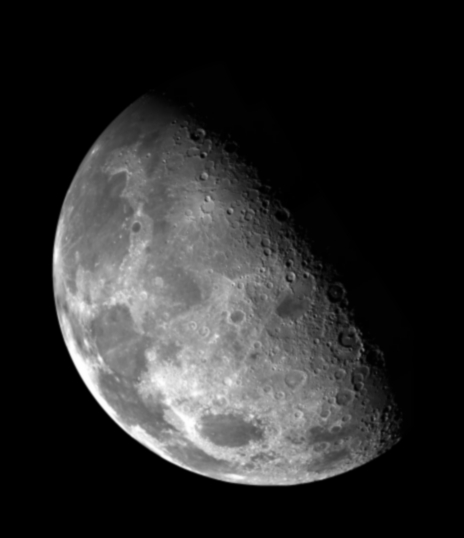
#> input picture image/数字图像处理/04_图像增强之锐化/image_4/moon.jpg, 464 x 538 px, found by its file name
$ python ImageCut.py
#> lines starting #> are read from the running program, lines starting #| are printed output that depends on the picture; after the words box and inside, x2 and y2 are one past the last pixel; in counts of white or black regions, pixels touching at a corner belong together
#> further down, src is the input picture: shape (538, 464, 3); min 0, max 255, mean 42.6
# -*- coding: utf-8 -*-
# Auther : ZhangYiLong
# Mail : 503302425@qq.com
# Date : 2022/12/17 16:25
# File : ImageCut.py

import cv2 as cv
import numpy as np
import matplotlib.pyplot as plt


def watershed_demo(src):
    print(src.shape)
#| (538, 464, 3)
    # blur
    blurred = cv.pyrMeanShiftFiltering(src, 10, 100)
    # gray(binary,img)
    gray = cv.cvtColor(blurred, cv.COLOR_BGR2GRAY)
    # 二值化
    ret, binary = cv.threshold(gray, 0, 255, cv.THRESH_BINARY | cv.THRESH_OTSU)
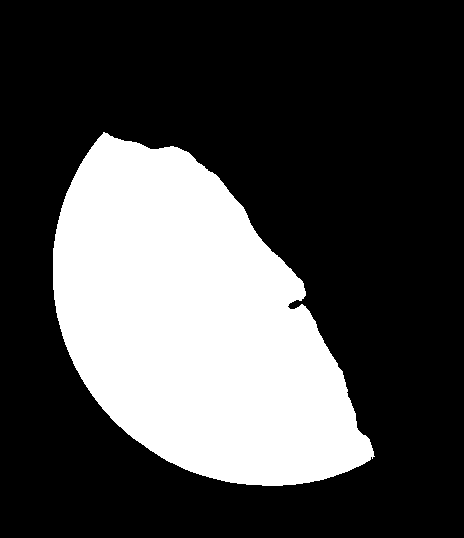
#> binary: shape (538, 464); 29.2% white; 1 white region, box (x1, y1, x2, y2) and area: (53, 132, 375, 486) 72920
#> ret = 69
    cv.imshow("binary", binary)
    # morphology operation
    kernel = cv.getStructuringElement(cv.MORPH_RECT, (3, 3))
    # open
    nb = cv.morphologyEx(binary, cv.MORPH_OPEN, kernel)
#> nb: shape (538, 464); 29.2% white; 1 white region, box (x1, y1, x2, y2) and area: (53, 133, 374, 486) 72913
    # close
    sure_bg = cv.dilate(nb, kernel)
#> sure_bg: shape (538, 464); 29.8% white; 1 white region, box (x1, y1, x2, y2) and area: (52, 132, 375, 487) 74317
    cv.imshow("morph", sure_bg)

    # distance transform
    dist = cv.distanceTransform(sure_bg, cv.DIST_L2, 3)
    cv.imshow("demo", dist)
    dist_output = cv.normalize(dist, 0, 2.0, cv.NORM_MINMAX)
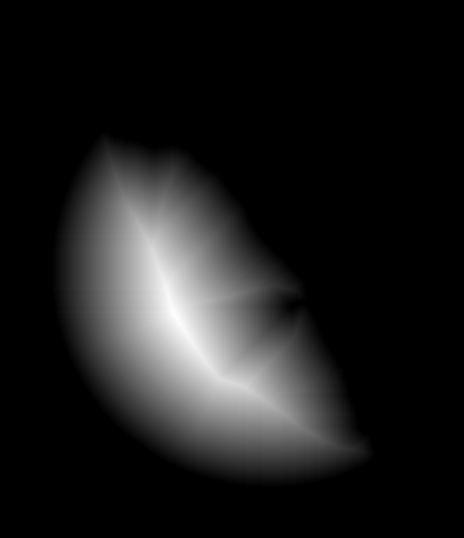
#> dist_output: shape (538, 464) float32; min 0, max 0.0161, mean 0.00181; drawn with min black and max white
    cv.imshow("distance", dist_output)

    ret, surface = cv.threshold(dist, dist.max() * 0.6, 255, cv.THRESH_BINARY)
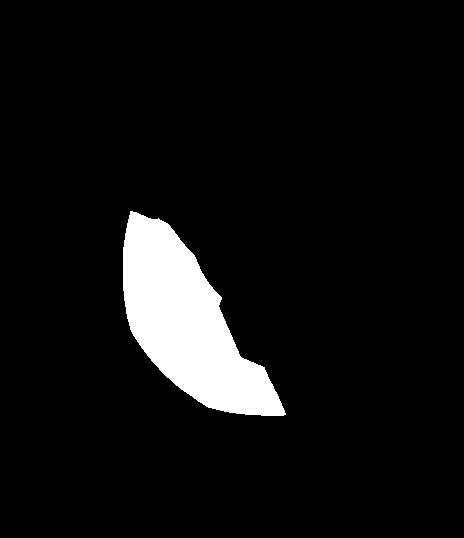
#> surface: shape (538, 464) float32; 6.6% white; 1 white region, box (x1, y1, x2, y2) and area: (123, 211, 286, 416) 16546
#> ret = 68.19
    cv.imshow("surface", surface)

    surface_fg = np.uint8(surface)
    unkown = cv.subtract(sure_bg, surface_fg)
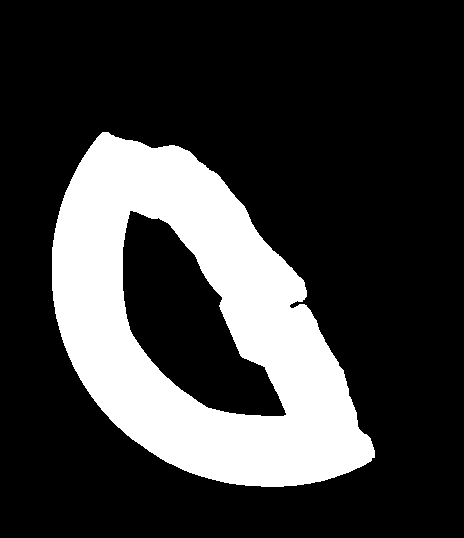
#> unkown: shape (538, 464); 23.1% white; 1 white region, box (x1, y1, x2, y2) and area: (52, 132, 375, 487) 57771
    ret, markers = cv.connectedComponents(surface_fg)
#> ret = 2
    print(ret)
#| 2

    # watershed
    markers = markers + 1
    markers[unkown == 255] = 0
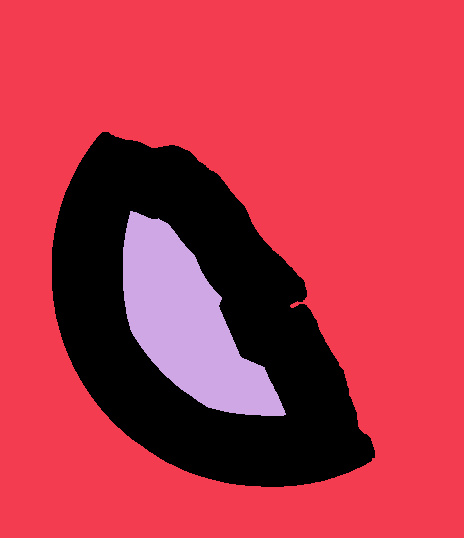
#> markers: shape (538, 464) int32; 3 distinct labels, from 0 to 2; one colour per label, 0 black
    markers = cv.watershed(src, markers=markers)
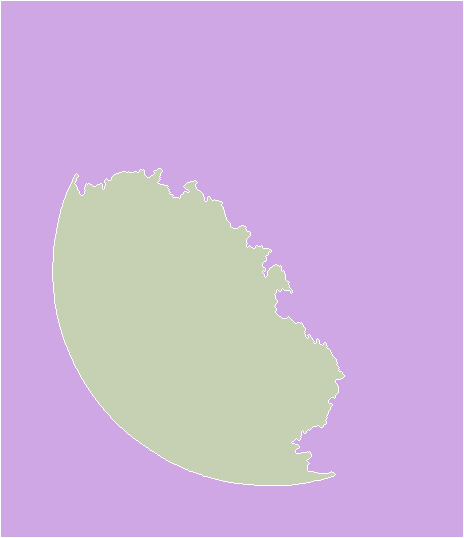
#> markers: shape (538, 464) int32; 3 distinct labels, from -1 to 2; one colour per label, 0 black, -1 white
    src[markers == -1] = [0, 255, 0]
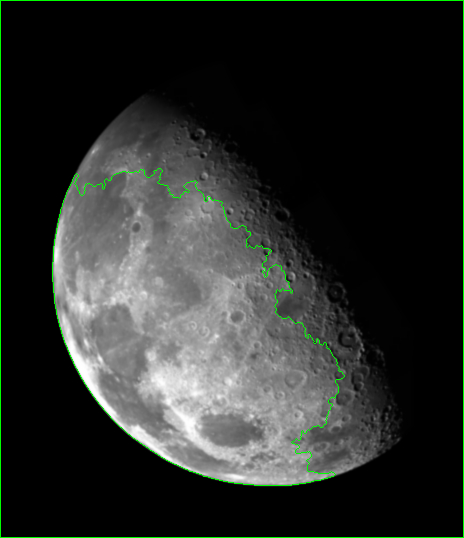
#> src: shape (538, 464, 3); 1.29% of pixels changed, all inside (x1, y1, x2, y2) = (0, 0, 464, 538)
    cv.imshow("result", src)

src = cv.imread(".\image_4\moon.jpg")
watershed_demo(src)
cv.imshow("oringnal", src)

cv.waitKey(0)
cv.destroyAllWindows()

$ run again, with image/数字图像处理/04_图像增强之锐化/image_4/bone-scan-GE.tif saved as image/数字图像处理/04_图像增强之锐化/image_4/moon.jpg
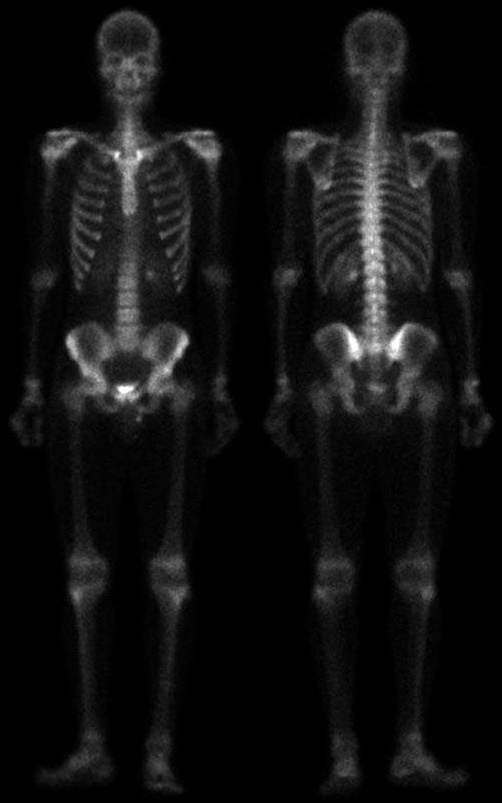
#> input picture image/数字图像处理/04_图像增强之锐化/image_4/bone-scan-GE.tif, 502 x 803 px, found by its file name
#> src is the input picture: shape (803, 502, 3); min 0, max 255, mean 17.1
#| (803, 502, 3)
#> in watershed_demo, `ret, binary = cv.threshold(gray, 0, 255, cv.THRESH_BINARY | cv.THRESH_..`:
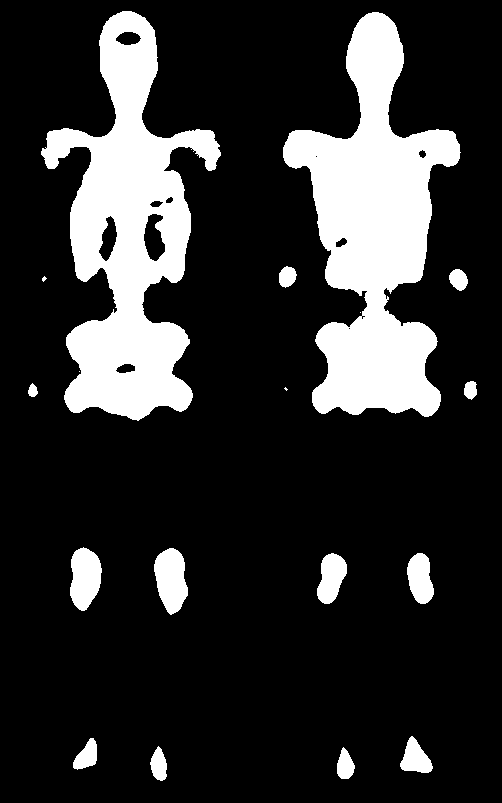
#> binary: shape (803, 502); 18.7% white; 18 white regions (4 under 20 px), largest, box (x1, y1, x2, y2) and area: (283, 12, 461, 417) 34539, (41, 11, 221, 421) 32635, (154, 548, 188, 615) 1624
#> in watershed_demo, `ret, binary = cv.threshold(gray, 0, 255, cv.THRESH_BINARY | cv.THRESH_..`: ret = 33
#> nb: shape (803, 502); 18.7% white; 15 white regions (1 under 20 px), largest, box (x1, y1, x2, y2) and area: (283, 12, 460, 417) 34521, (41, 11, 221, 420) 32601, (154, 548, 188, 614) 1622
#> sure_bg: shape (803, 502); 20% white; 15 white regions, largest, box (x1, y1, x2, y2) and area: (282, 11, 461, 418) 36248, (40, 10, 222, 421) 34876, (153, 547, 189, 615) 1828
#> surface: shape (803, 502) float32; 1% white; 3 white regions, box (x1, y1, x2, y2) and area: (345, 160, 398, 261) 3032, (359, 346, 395, 377) 755, (116, 159, 135, 189) 303
#> in watershed_demo, `ret, surface = cv.threshold(dist, dist.max() * 0.6, 255, cv.THRESH_BIN..`: ret = 33.98
#> unkown: shape (803, 502); 19% white; 15 white regions, largest, box (x1, y1, x2, y2) and area: (40, 10, 222, 421) 34573, (282, 11, 461, 418) 32461, (153, 547, 189, 615) 1828
#> in watershed_demo, `ret, markers = cv.connectedComponents(surface_fg)`: ret = 4
#| 4
#> in watershed_demo, `src[markers == -1] = [0, 255, 0]`:
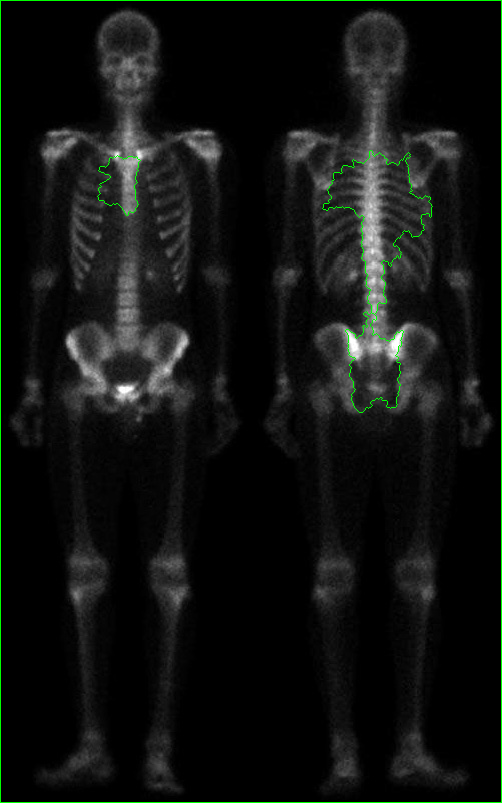
#> src: shape (803, 502, 3); 0.91% of pixels changed, all inside (x1, y1, x2, y2) = (0, 0, 502, 803)
